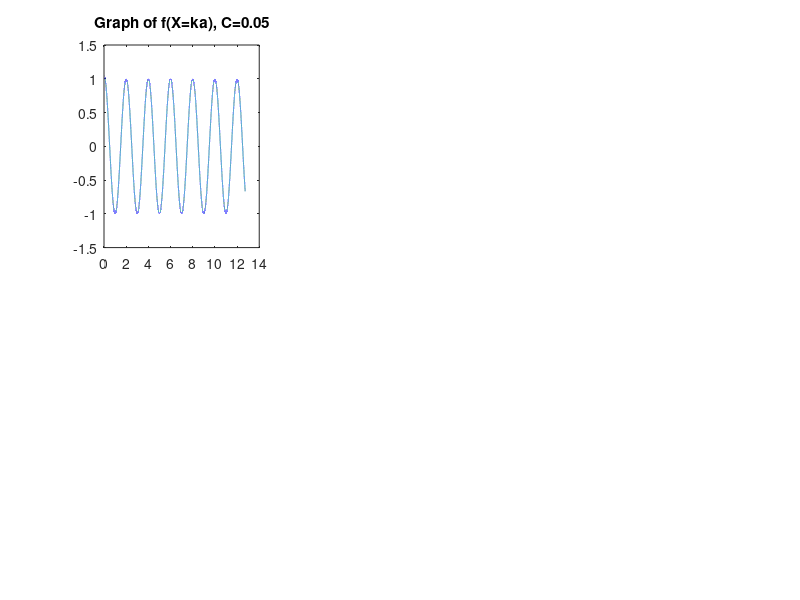

This chart was generated by the following MATLAB code: (Note: this script raises an error after producing the figure.)
N = 100000;
x = linspace(0,40,N);
figure;

C = [0.05, 2,50];

i = 1;
n = size(C);
n = n(2);
for C = C

    f = cos(x)+C.*sin(x)./x;
    subplot(2,n,i);
    plot(x./pi,f, 'DisplayName',sprintf('C=%0.2f',C));
    hold on;
    
    title(sprintf('Graph of f(X=ka), C=%0.2f',C));
    ax = gca;
    ax.XGrid = 'on';
    ax.YGrid = 'on';
    h1 = refline(0,1);
    h2 = refline(0,-1);
    h1.Color = 'r';
    h2.Color = 'r';
    xlabel('X/pi = ka/pi') % x-axis label
    ylabel('f(X=ka)') % y-axis label
    
    f(1,1)=f(1,2);
    onecrossindx = zerocross(f-1);
    minusonecrossindx = zerocross(f+1);
    cross_points = sort([onecrossindx, minusonecrossindx]);
    plot(x(cross_points)./pi,f(cross_points),'O', 'DisplayName',sprintf('C=%0.2f',C)) 

    
    % this is pairs of the valid energies ranges ( in x=ka terms)
    % x(cross_points)/pi
    hold on;
    subplot(2,n,i+3);
    hbar = 1;
    m = 1;
    energy = ((hbar^2)/(2*m))*x.^2;
    plot(x./pi,energy);
    hold on;
    
    %for each energy range, draw a reference line 
    for j=1:length(cross_points)
        ka = x(cross_points(j));
        h1 = refline(0,((hbar^2)/(2*m))*ka^2);
    end
    i = i+1;
end;
